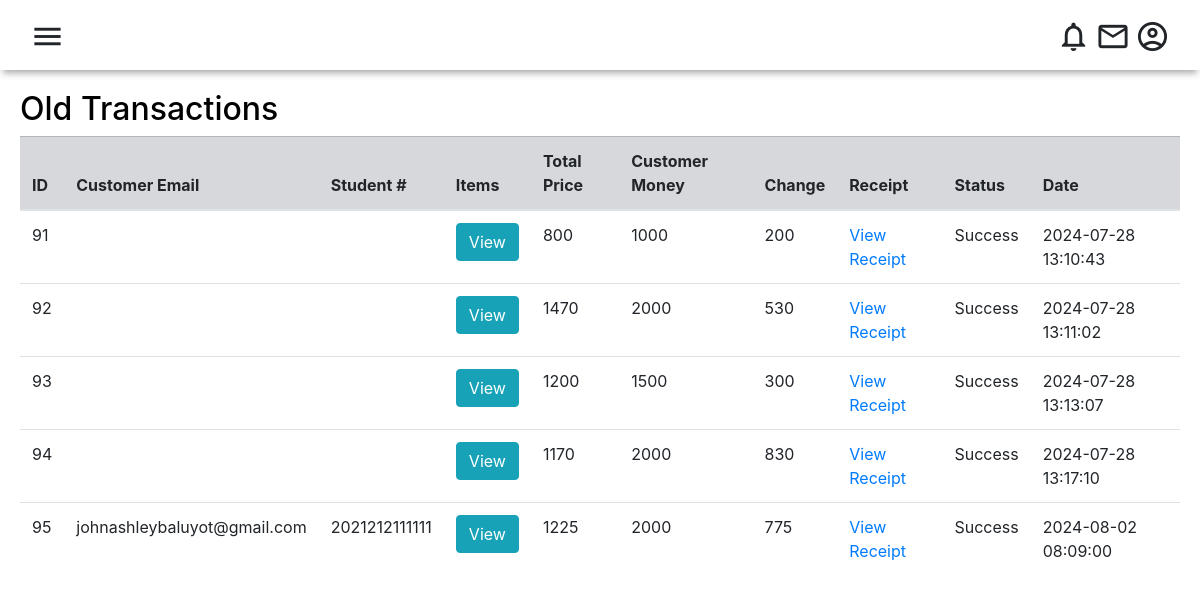
Page /oldtransaction.php on the committed database.
### tables this page shows
CREATE TABLE `transactions` (
  `transactionid` int(25) NOT NULL,
  `customer_email` text NOT NULL,
  `customer_snumber` text NOT NULL,
  `items` text NOT NULL,
  `total_price` int(25) NOT NULL,
  `customer_money` int(25) NOT NULL,
  `change` int(25) NOT NULL,
  `receipt` longblob NOT NULL,
  `status` text NOT NULL,
  `date` datetime NOT NULL
);

### oldtransaction.php (the view, shortened to what this page needs)
<?php
include("connection.php");
$query_transactions = "SELECT `transactionid`, `customer_email`, `customer_snumber`, `items`, `total_price`, `customer_money`, `change`, `receipt`, `status`, `date` FROM `transactions`";
$result_transactions = mysqli_query($con, $query_transactions);
?>
<!DOCTYPE html>
<html lang="en">
<head>
    <link rel="stylesheet" href="admin_file/css/styles.css">
    <link rel="stylesheet" href="https://stackpath.bootstrapcdn.com/bootstrap/4.5.2/css/bootstrap.min.css">
</head>
<body>
    <div class="grid-container">
        <header class="header">
            <div class="menu-icon" onclick="openSidebar()">
                <span class="material-icons-outlined">menu</span>
            </div>
            <div class="header-right">
                <span class="material-icons-outlined">notifications</span>
                <span class="material-icons-outlined">email</span>
                <span class="material-icons-outlined">account_circle</span>
            </div>
        </header>
        <main class="main-container">
            <div class="main-title">
                <h2>Old Transactions</h2>
            </div>
            <table class="table table-hover">
                <thead class="table-secondary">
                    <tr>
                        <th>ID</th>
                        <th>Customer Email</th>
                        <th>Student #</th>
                        <th>Items</th>
                        <th>Total Price</th>
                        <th>Customer Money</th>
                        <th>Change</th>
                        <th>Receipt</th>
                        <th>Status</th>
                        <th>Date</th>
                    </tr>
                </thead>
                <tbody>
                    <?php
                    while ($row = mysqli_fetch_assoc($result_transactions)) {
                        echo "
                        <tr>
                            <td>" . $row['transactionid'] . "</td>
                            <td>" . $row['customer_email'] . "</td>
                            <td>" . $row['customer_snumber'] . "</td>
                            <td>
                                <button class='btn btn-info' data-toggle='modal' data-target='#itemsModal' data-items='" . $row['items'] . "'>
                                    View
                                </button>
                            </td>
                            <td>" . $row['total_price'] . "</td>
                            <td>" . $row['customer_money'] . "</td>
                            <td>" . $row['change'] . "</td>
                            <td><a href='view_receipt.php?id=" . $row['transactionid'] . "' target='_blank'>View Receipt</a></td>
                            <td>" . $row['status'] . "</td>
                            <td>" . $row['date'] . "</td>
                        </tr>";
                    }
                    ?>
                </tbody>
            </table>
        </main>
    </div>
</body>
</html>

### admin_file/css/styles.css (style rules this page uses)
body { margin: 0; padding: 0; background-color: whitesmoke; color: #9e9ea4; font-family: 'Montserrat', sans-serif; }
.material-icons-outlined { vertical-align: middle; line-height: 1px; font-size: 35px; }
.grid-container { display: grid; grid-template-columns: 260px 1fr 1fr 1fr; grid-template-rows: 0.2fr 3fr; grid-template-areas: 'sidebar header header header' 'sidebar main main main'; height: 100vh; }
.header { grid-area: header; height: 70px; display: flex; align-items: center; justify-content: space-between; padding: 0 30px 0 30px; box-shadow: 0 6px 7px -3px rgba(0, 0, 0, 0.35); }
.menu-icon { display: none; }
.main-container { grid-area: main; overflow-y: auto; padding: 20px 20px; color: black; }
.main-title { display: flex; justify-content: space-between; }
@media screen and (max-width: 1280px) { .grid-container { grid-template-columns: 1fr; grid-template-rows: 0.2fr 3fr; grid-template-areas: 'header' 'main'; } }
@media screen and (max-width: 1280px) { .menu-icon { display: inline; } }
@media screen and (max-width: 1280px) and (max-height: 800px) and (orientation: landscape) { .grid-container { grid-template-columns: 1fr; grid-template-rows: 0.2fr 3fr; grid-template-areas: 'header' 'main'; } }
@media screen and (max-width: 1280px) and (max-height: 800px) and (orientation: landscape) { .menu-icon { display: inline; } }

### rows in the picture
transactions: transactionid "91", total_price "800", customer_money "1000", change "200", status "Success", date "2024-07-28 13:10:43"
transactions: transactionid "92", total_price "1470", customer_money "2000", change "530", status "Success", date "2024-07-28 13:11:02"
transactions: transactionid "93", total_price "1200", customer_money "1500", change "300", status "Success", date "2024-07-28 13:13:07"
transactions: transactionid "94", total_price "1170", customer_money "2000", change "830", status "Success", date "2024-07-28 13:17:10"
transactions: transactionid "95", customer_email "johnashleybaluyot@gmail.com", customer_snumber "2021212111111", total_price "1225", customer_money "2000", change "775", status "Success", date "2024-08-02 08:09:00"
